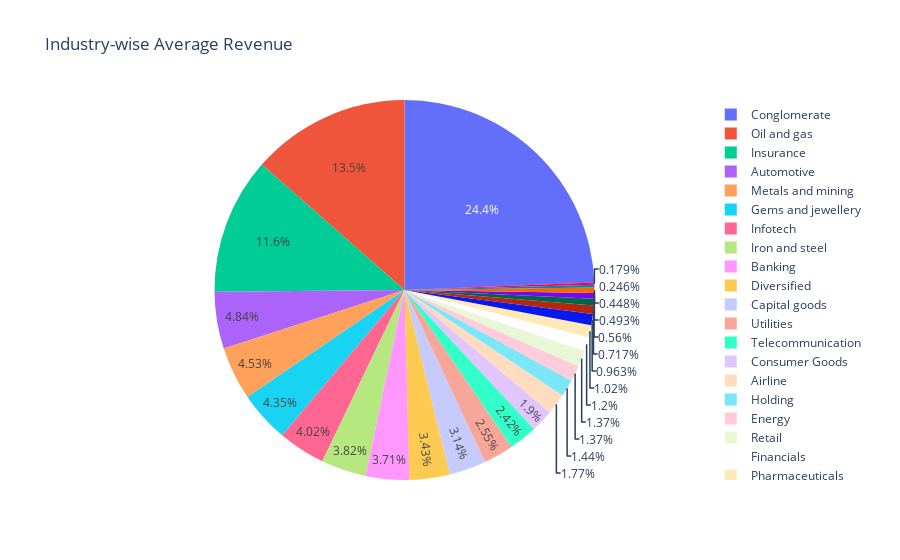

This figure's notebook cell:
### Code cell
# Pie chart for Industry-wise Average Revenue
fig_industry = px.pie(industry_revenue, names=industry_revenue.index, values=industry_revenue, title='Industry-wise Average Revenue')
fig_industry

### Figure 1 — Plotly figure (JSON) as saved in the notebook; plotly's stock layout.template omitted (floating-point values rounded to 4 significant figures)
{"data": [{"domain": {"x": [0, 1], "y": [0, 1]}, "hovertemplate": "Industry=%{label}<br>value=%{value}<extra></extra>", "labels": ["Conglomerate", "Oil and gas", "Insurance", "Automotive", "Metals and mining", "Gems and jewellery", "Infotech", "Iron and steel", "Banking", "Diversified", "Capital goods", "Utilities", "Telecommunication", "Consumer Goods", "Airline", "Holding", "Energy", "Retail", "Financials", "Pharmaceuticals", "Chemicals", "Shipping", "Mining", "Aerospace and defense", "Beverages", "Renewable energy", "Real estate"], "legendgroup": "", "name": "", "showlegend": true, "type": "pie", "values": [108.8, 60.38, 51.85, 21.62, 20.23, 19.4, 17.95, 17.07, 16.55, 15.3, 14, 11.4, 10.8, 8.5, 7.9, 6.45, 6.1, 6.1, 5.357, 4.55, 4.3, 3.2, 2.5, 2.2, 2, 1.1, 0.8]}], "layout": {"legend": {"tracegroupgap": 0}, "title": {"text": "Industry-wise Average Revenue"}}}
